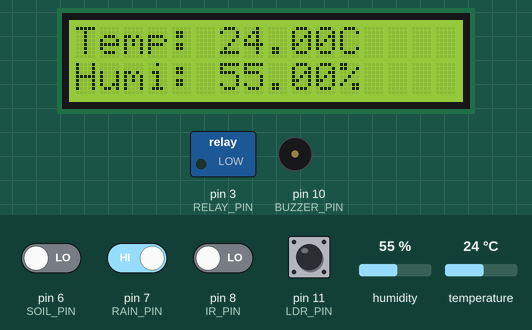
The sketch below on a simulated Arduino Uno, built with avr-gcc and run on an emulated ATmega328P. Shown: 16×2 character LCD, switched loads named in the sketch (green lamp = pin HIGH), buzzer (waves = sounding, pin HIGH). The inputs (shaded band) are chosen by the test bench; at power-on: pin 7 (RAIN_PIN), pin 11 (LDR_PIN) HIGH, pin 6 (SOIL_PIN), pin 8 (IR_PIN) LOW, humidity 55 %, temperature 24 °C. What the sketch prints to the serial monitor is not drawn.

Above: at 3.2 s.
3.3 s: pin 6 (SOIL_PIN) driven HIGH
At 5.6 s:
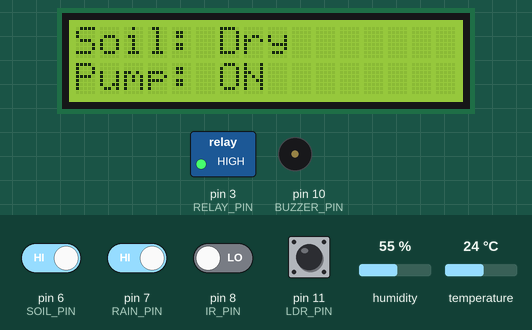
9.3 s: pin 7 (RAIN_PIN) driven LOW
At 11.5 s:
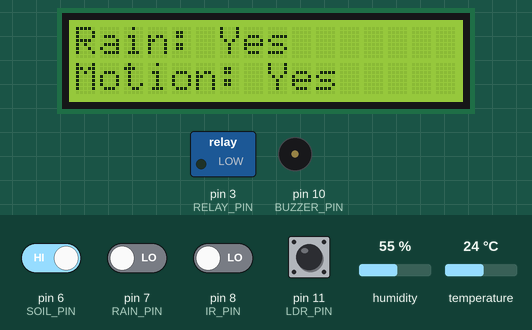
13.8 s: pin 6 (SOIL_PIN) driven LOW
At 17.6 s:
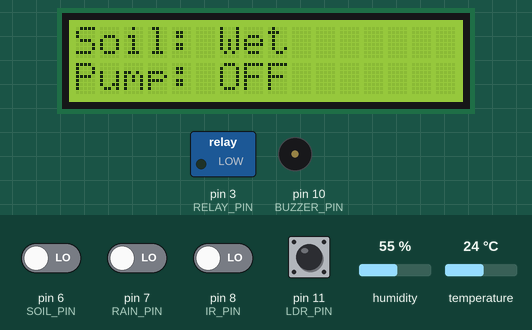
17.9 s: pin 8 (IR_PIN) driven HIGH
At 21.7 s:
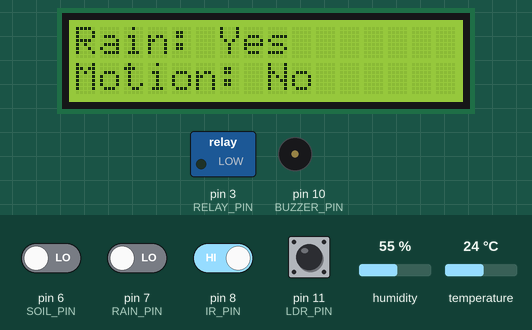
22.0 s: pin 7 (RAIN_PIN) driven HIGH
At 23.8 s:
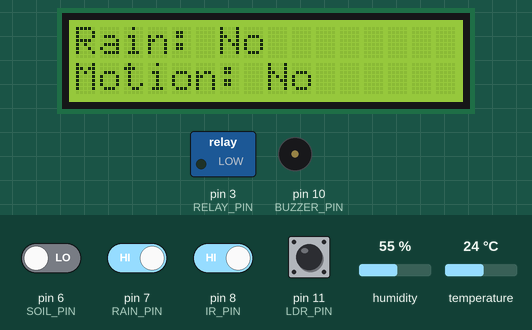
26.1 s: humidity set to 22 %
At 27.0 s:
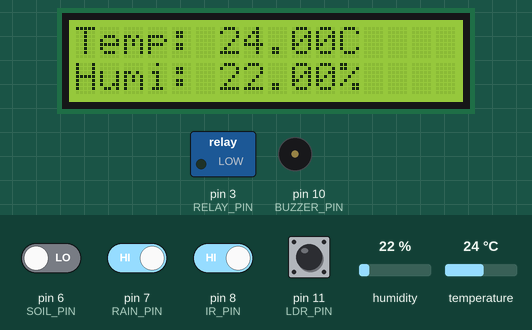
Timing chart, 0 to 29.1 s (numbered marks = the images above; inputs shaded):
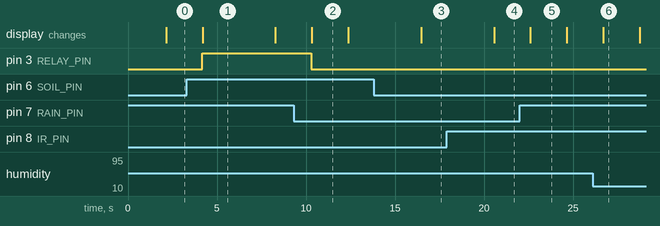

The sketch:

AgroSense_Arduino.ino
```cpp
#include <Wire.h>
#include <LiquidCrystal_I2C.h>
#include <DHT.h>

// LCD Setup
LiquidCrystal_I2C lcd(0x27, 16, 2);

// Pin definitions
#define RELAY_PIN 3
#define SOIL_PIN 6
#define RAIN_PIN 7
#define IR_PIN 8
#define DHT_PIN 9
#define BUZZER_PIN 10
#define LDR_PIN 11

#define DHTTYPE DHT11
DHT dht(DHT_PIN, DHTTYPE);

// Variables
unsigned long lastSwitch = 0;
int screen = 0;
const unsigned long switchInterval = 3000;

bool manualPumpControl = false;
String incomingData = "";

void setup() {
  Serial.begin(9600);
  dht.begin();
  lcd.init();
  lcd.backlight();

  pinMode(RELAY_PIN, OUTPUT);
  pinMode(SOIL_PIN, INPUT);
  pinMode(RAIN_PIN, INPUT);
  pinMode(IR_PIN, INPUT);
  pinMode(BUZZER_PIN, OUTPUT);
  pinMode(LDR_PIN, INPUT);

  digitalWrite(RELAY_PIN, LOW);
  digitalWrite(BUZZER_PIN, LOW);

  lcd.setCursor(0, 0);
  lcd.print("Smart Irrigation");
  lcd.setCursor(0, 1);
  lcd.print("System Starting");
  delay(2000);
  lcd.clear();
}

void loop() {
  // Read serial command from NodeMCU
  while (Serial.available()) {
    char c = Serial.read();
    incomingData += c;
    if (c == '\n') {
      if (incomingData.startsWith("PUMP_CTRL:")) {
        manualPumpControl = incomingData.endsWith("1\n");
      }
      incomingData = "";
    }
  }

  // Sensor Readings
  bool soilDry = digitalRead(SOIL_PIN);
  bool rainDetected = digitalRead(RAIN_PIN) == LOW;
  bool motionDetected = digitalRead(IR_PIN) == LOW;
  float temp = dht.readTemperature();
  float humi = dht.readHumidity();
  bool isDark = digitalRead(LDR_PIN) == LOW;  // Assuming LOW = dark
  int ldrValue = isDark ? 0 : 1023;           // Simulate analog scale for display/logging


  // Pump Logic
  if (manualPumpControl) {
    digitalWrite(RELAY_PIN, HIGH);
  } else {
    if (soilDry && !rainDetected) {
      digitalWrite(RELAY_PIN, HIGH);
    } else {
      digitalWrite(RELAY_PIN, LOW);
    }
  }

  // Determine pump status string
  String pumpStatus = digitalRead(RELAY_PIN) ? "ON" : "OFF";

  // Send data to NodeMCU
  Serial.print(soilDry ? "Dry" : "Wet"); Serial.print(",");
  Serial.print(temp); Serial.print(",");
  Serial.print(humi); Serial.print(",");
  Serial.print(rainDetected ? "Yes" : "No"); Serial.print(",");
  Serial.print(motionDetected ? "Yes" : "No"); Serial.print(",");
  Serial.print(pumpStatus); Serial.print(",");
  Serial.println(ldrValue);

  // LCD display switch
  if (millis() - lastSwitch > switchInterval) {
    screen = (screen + 1) % 3;
    lcd.clear();
    lastSwitch = millis();
  }

  switch (screen) {
    case 0:
      lcd.setCursor(0, 0); lcd.print("Temp: ");
      lcd.print(temp); lcd.print("C");
      lcd.setCursor(0, 1); lcd.print("Humi: ");
      lcd.print(humi); lcd.print("%");
      break;
    case 1:
      lcd.setCursor(0, 0); lcd.print("Soil: ");
      lcd.print(soilDry ? "Dry" : "Wet");
      lcd.setCursor(0, 1); lcd.print("Pump: ");
      lcd.print(pumpStatus);
      break;
    case 2:
      lcd.setCursor(0, 0); lcd.print("Rain: ");
      lcd.print(rainDetected ? "Yes" : "No ");
      lcd.setCursor(0, 1); lcd.print("Motion: ");
      lcd.print(motionDetected ? "Yes" : "No ");
      break;
  }

  // Motion alert at night
  if (motionDetected && isDark) {
    digitalWrite(BUZZER_PIN, HIGH);
    delay(200);
    digitalWrite(BUZZER_PIN, LOW);
  }

  delay(2000);
}
```

Measured:
- after the input at 3.3 s, pin 3 (RELAY_PIN): LOW → HIGH after 0.87 s; the display: changes after 0.89 s (image 1)
- after the input at 9.3 s, pin 3 (RELAY_PIN): HIGH → LOW after 1.0 s; the display: changes after 1.0 s (image 2)
- after the input at 13.8 s, the display: changes after 2.7 s (image 3)
- after the input at 17.9 s, the display: changes after 2.7 s (image 4)
- after the input at 22.0 s, the display: changes after 0.61 s (image 5)
- after the input at 26.1 s, the display: changes after 0.61 s (image 6)
- what the display in image 1 shows lasts 4.1 s, from 4.2 s to 8.3 s
